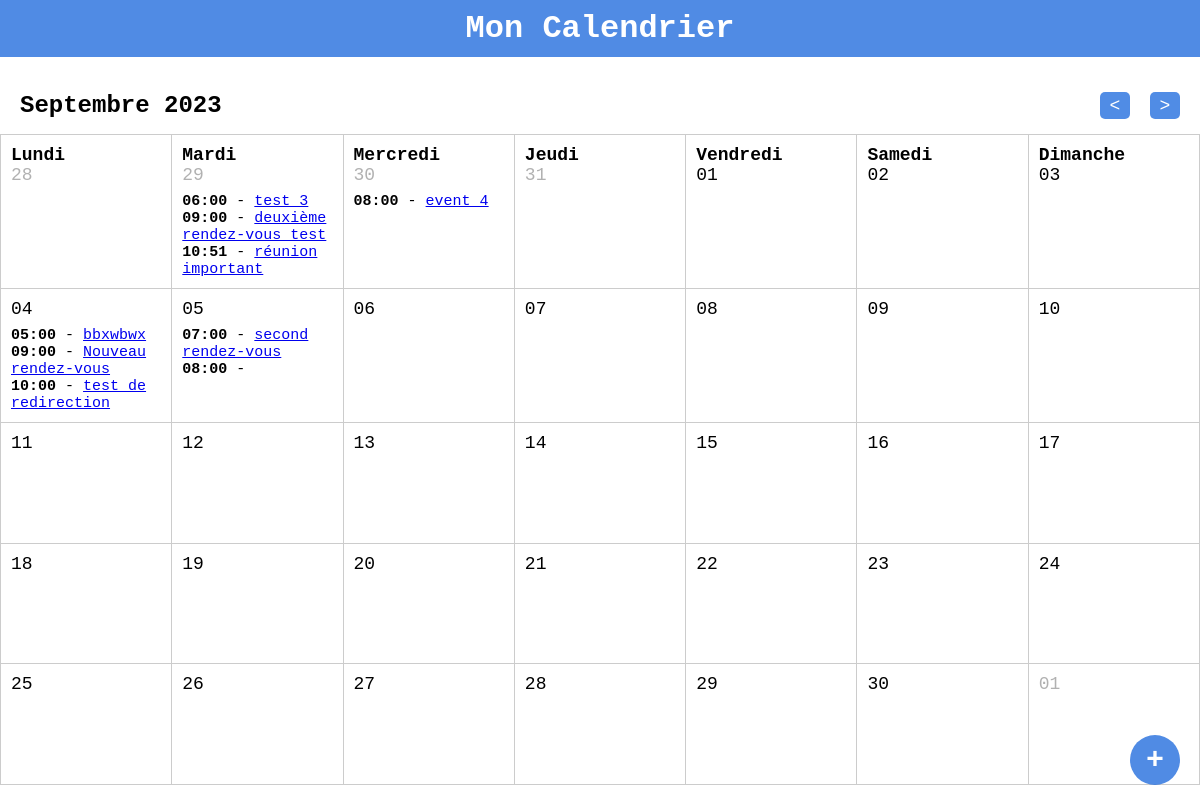
Before: / with the older database file.
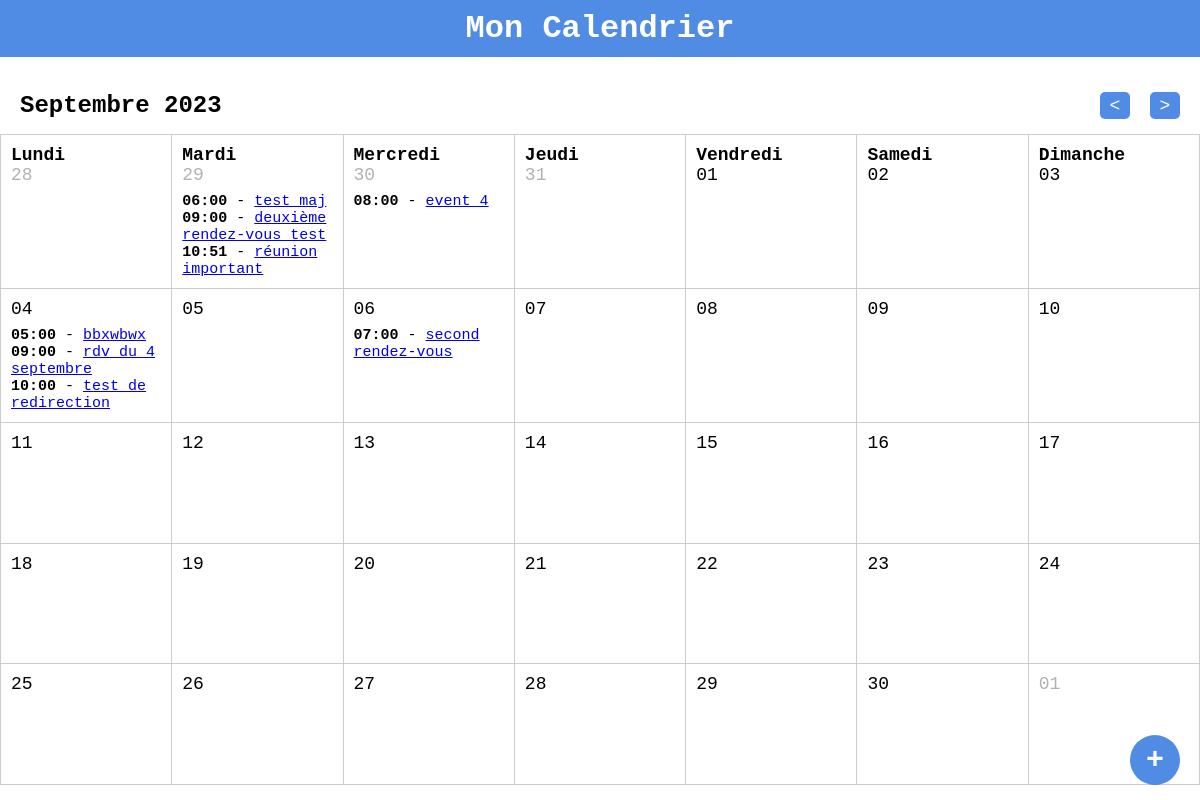
After: the same page with the newer database file.
### tables this page shows
CREATE TABLE events(
  id INTEGER NOT NULL  PRIMARY KEY AUTOINCREMENT,
  title TEXT NOT NULL,
  description TEXT NOT NULL,
  start INTERGER NOT NULL,
  end INTEGER NOT NULL
);

### src/Month.php (called while the page is built, shortened)
<?php
class Month{
  private $month;
  private $year;
  private $months = ["Janvier", "Février", "Mars", "Avril", "Mai", "Juin", "Juillet", "Aout", "Septembre", "Octobre", "Novembre", "Décembre"];
  public function __construct(?int $month = null, ?int $year = null)
  {
    if($month === null){
      $month = (int)date("m");
    }
    if($year === null){
      $year = (int)date("Y");
    }
    $this->month = $month;
    $this->year = $year;
  }
  public function toString(): string
  {
    return $this->months[$this->month - 1] . " " . $this->year;
  }
  public function getStartDay(): \DateTime
  {
    return new \DateTime("{$this->year}-{$this->month}-01");
  }
  public function getWeeks(): int
  {
    $start = $this->getStartDay();
    $end = (clone $start)->modify("+1 month -1 day");
    if($end->format("W") === "01"){
      $end = $end->modify("-7 days");
      $nbWeeks = ((int)$end->format("W") - (int)$start->format("W")) + 2;
    }else{
      $nbWeeks = ((int)$end->format("W") - (int)$start->format("W")) + 1;
    }
    return $nbWeeks;
  }
  public function isNotSameDate(\DateTime $date): bool
  {
    return $this->getStartDay()->format("Y-m") !== $date->format("Y-m");
  }
  public function urlNextMonth(): string
  {
    $month = $this->month;
    $year = $this->year;
    $month++;
    return http_build_query(["month" => $month , "year" => $year]);
  }
  public function urlPreviousMonth(): string
  {
    $month = $this->month;
    $year = $this->year;
    $month--;
    return http_build_query(["month" => $month , "year" => $year]);
  }
}

### src/Event.php (called while the page is built, shortened)
<?php
class Event {
  private \PDO $pdo;
    public function __construct()
    {
      $pdo = new PDO("sqlite:../database/db.sqlite", null, null, [
        PDO::ATTR_ERRMODE => PDO::ERRMODE_EXCEPTION,
        PDO::ATTR_DEFAULT_FETCH_MODE => PDO::FETCH_ASSOC
      ]);
     return $this->pdo = $pdo;
    }
    private function getAllEvents(DateTime $start, DateTime $end): array
    {
      $start = $start->getTimestamp();
      $end = $end->getTimestamp();
      $query = $this->pdo->query("SELECT * FROM events WHERE start BETWEEN $start AND $end ORDER BY start ASC");
      return $query->fetchAll();
    }
    public function getAllEventsByDate(DateTime $start, DateTime $end): array
    {
      $events = [];
      $allEvents = $this->getAllEvents($start, $end);
      foreach($allEvents as $event){
        $dateStart = date("Y-m-d", $event["start"]);
        if(!isset($events[$dateStart])){
          $events[$dateStart] = [$event];
        }else{
          $events[$dateStart][] = $event;
        }
      }
      return $events;
    }
}

### public/index.php (the view, shortened to what this page needs)
<?php
  try {
    $initialDate = new Month($_GET["month"] ?? null, $_GET["year"] ?? null);
  } catch (\Exception $e) {
    echo $e->getMessage();
  }
  $weeks = $initialDate->getWeeks();
  $start = $initialDate->getStartDay();
  $start = $start->format("N") === "1" ? $start : $initialDate->getStartDay()->modify("last monday");
  $end = (clone $start)->modify("+" . (6 + 7 * ($weeks - 1)) . " days");
  $event = new Event();
  $eventByDate = $event->getAllEventsByDate($start, $end);
  require "../views/header.php";
?>
  <section>
    <h2 class="section_title"><?= $initialDate->toString() ?></h2>
    <div class="section_links">
      <a href="?<?= $initialDate->urlPreviousMonth() ?>">&lt;</a>
      <a href="?<?= $initialDate->urlNextMonth() ?>">&gt;</a>
    </div>
  </section>
  <table class="table__calendar">
    <?php for($semaine = 0; $semaine < $initialDate->getWeeks(); $semaine++): ?>
      <tr class="table__week table__<?= $initialDate->getWeeks() ?>weeks">
        <?php foreach($initialDate->days as $k => $day):
              $addDays = (clone $start)->modify("+" . $k + ($semaine * 7) . " days");
              $everyEvent = $eventByDate[$addDays->format("Y-m-d")] ?? [];
        ?>
          <td>
            <?php if($semaine === 0): ?>
              <div class="calendar__day"><?= $day ?></div>
            <?php endif ?>
            <div class="calendar_number_day <?= $initialDate->isNotSameDate($addDays) ? "calendar_not_same_date" : '' ?>"><?= $addDays->format("d"); ?></div>
            <div class="calendar__events">
              <?php foreach($everyEvent as $e): ?>
                <p><span><?= date("H:i", $e["start"]) ?></span> - <a href="./edit.php?id=<?= $e["id"] ?>"><?= $e["title"] ?></a></p>
              <?php endforeach ?>
            </div>
          </td>
        <?php endforeach ?>
      </tr>
    <?php endfor; ?>
  </table>
  <button class="calendar_button">
    <a href="./addevent.php">+</a>
  </button>
<?php require "../views/footer.php"; ?>

Changed rows visible on the page:
removed events: start "08:00", shown under "05"
changed events: title "test 3" → "test maj"
changed events: title "Nouveau rendez-vous" → "rdv du 4 septembre"
changed events "second rendez-vous": moves from the list under "05" to the list under "06"
